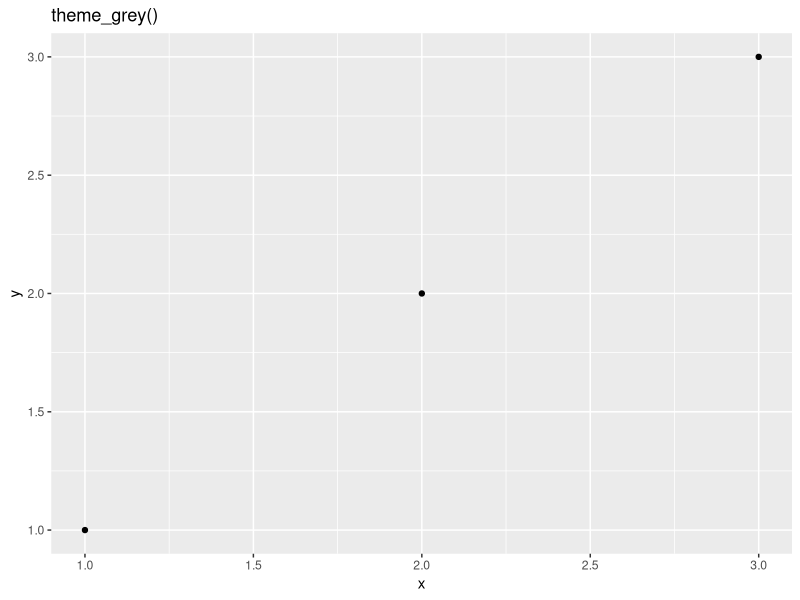

Here is the R script that generated this plot:
library(ggplot2)
df <- data.frame(x = 1:3, y = 1:3)
base <- ggplot(df, aes(x, y)) + geom_point()
base + theme_grey() + ggtitle("theme_grey()")
